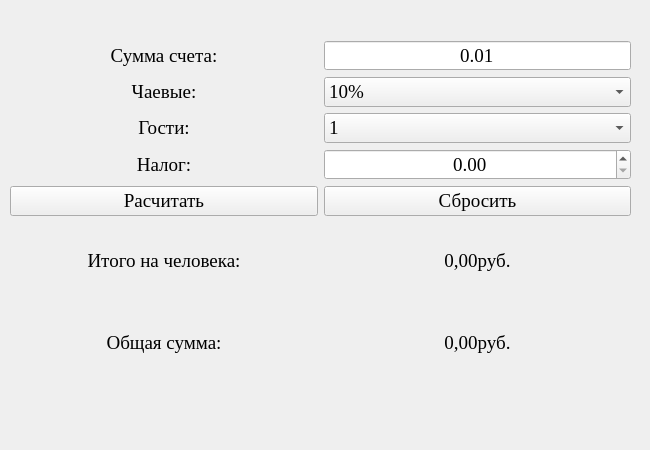
<?xml version="1.0" encoding="UTF-8"?>
<ui version="4.0">
 <class>MainWindow</class>
 <widget class="QMainWindow" name="MainWindow">
  <property name="geometry">
   <rect>
    <x>0</x>
    <y>0</y>
    <width>650</width>
    <height>450</height>
   </rect>
  </property>
  <property name="minimumSize">
   <size>
    <width>650</width>
    <height>450</height>
   </size>
  </property>
  <property name="maximumSize">
   <size>
    <width>650</width>
    <height>450</height>
   </size>
  </property>
  <property name="windowTitle">
   <string>tip calculator</string>
  </property>
  <widget class="QWidget" name="centralwidget">
   <property name="sizePolicy">
    <sizepolicy hsizetype="Preferred" vsizetype="Preferred">
     <horstretch>0</horstretch>
     <verstretch>0</verstretch>
    </sizepolicy>
   </property>
   <property name="minimumSize">
    <size>
     <width>650</width>
     <height>450</height>
    </size>
   </property>
   <property name="maximumSize">
    <size>
     <width>650</width>
     <height>450</height>
    </size>
   </property>
   <widget class="QWidget" name="">
    <property name="geometry">
     <rect>
      <x>10</x>
      <y>40</y>
      <width>621</width>
      <height>341</height>
     </rect>
    </property>
    <layout class="QGridLayout" name="gridLayout">
     <item row="0" column="0">
      <widget class="QLabel" name="labelbill">
       <property name="font">
        <font>
         <family>Times New Roman</family>
         <pointsize>14</pointsize>
        </font>
       </property>
       <property name="text">
        <string>Сумма счета:</string>
       </property>
       <property name="textFormat">
        <enum>Qt::TextFormat::AutoText</enum>
       </property>
       <property name="alignment">
        <set>Qt::AlignmentFlag::AlignCenter</set>
       </property>
      </widget>
     </item>
     <item row="0" column="1">
      <widget class="QDoubleSpinBox" name="doubleSpinBoxbill">
       <property name="font">
        <font>
         <family>Times New Roman</family>
         <pointsize>14</pointsize>
        </font>
       </property>
       <property name="cursor">
        <cursorShape>PointingHandCursor</cursorShape>
       </property>
       <property name="alignment">
        <set>Qt::AlignmentFlag::AlignCenter</set>
       </property>
       <property name="buttonSymbols">
        <enum>QAbstractSpinBox::ButtonSymbols::NoButtons</enum>
       </property>
       <property name="correctionMode">
        <enum>QAbstractSpinBox::CorrectionMode::CorrectToNearestValue</enum>
       </property>
       <property name="minimum">
        <double>0.010000000000000</double>
       </property>
       <property name="maximum">
        <double>1000000.000000000000000</double>
       </property>
      </widget>
     </item>
     <item row="1" column="0">
      <widget class="QLabel" name="labeltip">
       <property name="font">
        <font>
         <family>Times New Roman</family>
         <pointsize>14</pointsize>
        </font>
       </property>
       <property name="text">
        <string>Чаевые:</string>
       </property>
       <property name="alignment">
        <set>Qt::AlignmentFlag::AlignCenter</set>
       </property>
      </widget>
     </item>
     <item row="1" column="1">
      <widget class="QComboBox" name="comboBoxtipprecent">
       <property name="font">
        <font>
         <family>Times New Roman</family>
         <pointsize>14</pointsize>
        </font>
       </property>
       <property name="cursor">
        <cursorShape>PointingHandCursor</cursorShape>
       </property>
       <property name="currentText">
        <string>15%</string>
       </property>
       <property name="sizeAdjustPolicy">
        <enum>QComboBox::SizeAdjustPolicy::AdjustToContents</enum>
       </property>
       <item>
        <property name="text">
         <string>10%</string>
        </property>
       </item>
       <item>
        <property name="text">
         <string>15%</string>
        </property>
       </item>
       <item>
        <property name="text">
         <string>20%</string>
        </property>
       </item>
      </widget>
     </item>
     <item row="2" column="0">
      <widget class="QLabel" name="labelpeople">
       <property name="font">
        <font>
         <family>Times New Roman</family>
         <pointsize>14</pointsize>
        </font>
       </property>
       <property name="text">
        <string>Гости:</string>
       </property>
       <property name="alignment">
        <set>Qt::AlignmentFlag::AlignCenter</set>
       </property>
      </widget>
     </item>
     <item row="2" column="1">
      <widget class="QComboBox" name="comboBoxpeople">
       <property name="font">
        <font>
         <family>Times New Roman</family>
         <pointsize>14</pointsize>
        </font>
       </property>
       <item>
        <property name="text">
         <string>1</string>
        </property>
       </item>
       <item>
        <property name="text">
         <string>2</string>
        </property>
       </item>
       <item>
        <property name="text">
         <string>3</string>
        </property>
       </item>
       <item>
        <property name="text">
         <string>4</string>
        </property>
       </item>
      </widget>
     </item>
     <item row="3" column="0">
      <widget class="QLabel" name="labeltax">
       <property name="font">
        <font>
         <family>Times New Roman</family>
         <pointsize>14</pointsize>
        </font>
       </property>
       <property name="text">
        <string>Налог:</string>
       </property>
       <property name="alignment">
        <set>Qt::AlignmentFlag::AlignCenter</set>
       </property>
      </widget>
     </item>
     <item row="3" column="1">
      <widget class="QDoubleSpinBox" name="doubleSpinBoxtax">
       <property name="font">
        <font>
         <family>Times New Roman</family>
         <pointsize>14</pointsize>
        </font>
       </property>
       <property name="alignment">
        <set>Qt::AlignmentFlag::AlignCenter</set>
       </property>
       <property name="buttonSymbols">
        <enum>QAbstractSpinBox::ButtonSymbols::UpDownArrows</enum>
       </property>
       <property name="stepType">
        <enum>QAbstractSpinBox::StepType::DefaultStepType</enum>
       </property>
      </widget>
     </item>
     <item row="4" column="0">
      <widget class="QPushButton" name="pushButtoncalculate">
       <property name="font">
        <font>
         <family>Times New Roman</family>
         <pointsize>14</pointsize>
        </font>
       </property>
       <property name="text">
        <string>Расчитать</string>
       </property>
      </widget>
     </item>
     <item row="4" column="1">
      <widget class="QPushButton" name="pushButtonreset">
       <property name="font">
        <font>
         <family>Times New Roman</family>
         <pointsize>14</pointsize>
        </font>
       </property>
       <property name="text">
        <string>Сбросить</string>
       </property>
      </widget>
     </item>
     <item row="5" column="0">
      <widget class="QLabel" name="labelresultperpersontext">
       <property name="enabled">
        <bool>true</bool>
       </property>
       <property name="font">
        <font>
         <family>Times New Roman</family>
         <pointsize>14</pointsize>
        </font>
       </property>
       <property name="frameShape">
        <enum>QFrame::Shape::NoFrame</enum>
       </property>
       <property name="text">
        <string>Итого на человека:</string>
       </property>
       <property name="textFormat">
        <enum>Qt::TextFormat::AutoText</enum>
       </property>
       <property name="alignment">
        <set>Qt::AlignmentFlag::AlignCenter</set>
       </property>
      </widget>
     </item>
     <item row="5" column="1">
      <widget class="QLabel" name="labelresultperpersonnumber">
       <property name="font">
        <font>
         <family>Times New Roman</family>
         <pointsize>14</pointsize>
        </font>
       </property>
       <property name="frameShape">
        <enum>QFrame::Shape::NoFrame</enum>
       </property>
       <property name="text">
        <string>0,00руб.</string>
       </property>
       <property name="textFormat">
        <enum>Qt::TextFormat::AutoText</enum>
       </property>
       <property name="alignment">
        <set>Qt::AlignmentFlag::AlignCenter</set>
       </property>
      </widget>
     </item>
     <item row="6" column="0">
      <widget class="QLabel" name="labelresulttotaltext">
       <property name="font">
        <font>
         <family>Times New Roman</family>
         <pointsize>14</pointsize>
        </font>
       </property>
       <property name="frameShape">
        <enum>QFrame::Shape::NoFrame</enum>
       </property>
       <property name="text">
        <string>Общая сумма:</string>
       </property>
       <property name="alignment">
        <set>Qt::AlignmentFlag::AlignCenter</set>
       </property>
      </widget>
     </item>
     <item row="6" column="1">
      <widget class="QLabel" name="labelresulttotalnumber">
       <property name="font">
        <font>
         <family>Times New Roman</family>
         <pointsize>14</pointsize>
        </font>
       </property>
       <property name="frameShape">
        <enum>QFrame::Shape::NoFrame</enum>
       </property>
       <property name="text">
        <string>0,00руб.</string>
       </property>
       <property name="alignment">
        <set>Qt::AlignmentFlag::AlignCenter</set>
       </property>
      </widget>
     </item>
    </layout>
   </widget>
  </widget>
 </widget>
 <resources/>
 <connections/>
</ui>
